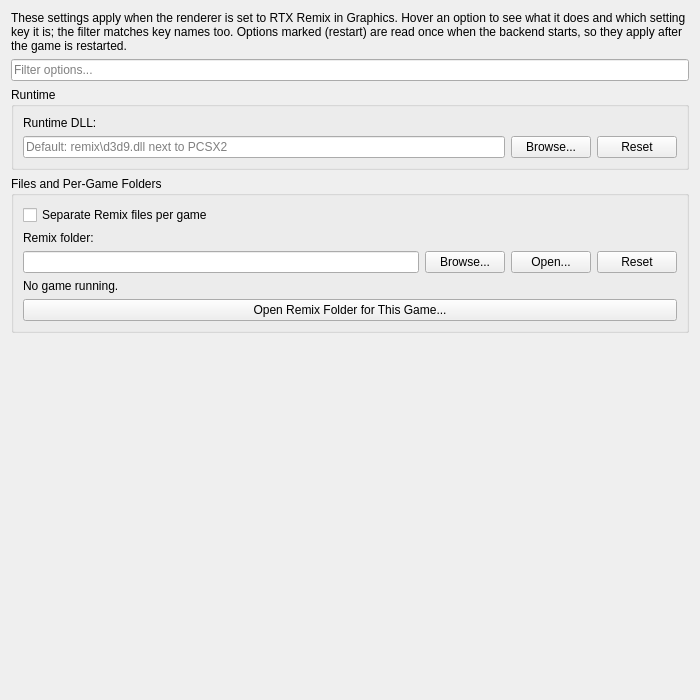
<?xml version="1.0" encoding="UTF-8"?>
<ui version="4.0">
 <class>RemixSettingsWidget</class>
 <widget class="QWidget" name="RemixSettingsWidget">
  <property name="geometry">
   <rect>
    <x>0</x>
    <y>0</y>
    <width>700</width>
    <height>700</height>
   </rect>
  </property>
  <layout class="QVBoxLayout" name="verticalLayout">
   <item>
    <widget class="QLabel" name="rendererHint">
     <property name="text">
      <string>These settings apply when the renderer is set to RTX Remix in Graphics. Hover an option to see what it does and which setting key it is; the filter matches key names too. Options marked (restart) are read once when the backend starts, so they apply after the game is restarted.</string>
     </property>
     <property name="wordWrap">
      <bool>true</bool>
     </property>
    </widget>
   </item>
   <item>
    <widget class="QLineEdit" name="filter">
     <property name="placeholderText">
      <string>Filter options...</string>
     </property>
     <property name="clearButtonEnabled">
      <bool>true</bool>
     </property>
    </widget>
   </item>
   <item>
    <widget class="QGroupBox" name="runtimeGroup">
     <property name="title">
      <string>Runtime</string>
     </property>
     <layout class="QGridLayout" name="runtimeLayout">
      <item row="0" column="0" colspan="3">
       <widget class="QLabel" name="runtimeLabel">
        <property name="text">
         <string>Runtime DLL:</string>
        </property>
       </widget>
      </item>
      <item row="1" column="0">
       <widget class="QLineEdit" name="runtimePath">
        <property name="placeholderText">
         <string>Default: remix\d3d9.dll next to PCSX2</string>
        </property>
       </widget>
      </item>
      <item row="1" column="1">
       <widget class="QPushButton" name="runtimeBrowse">
        <property name="text">
         <string>Browse...</string>
        </property>
       </widget>
      </item>
      <item row="1" column="2">
       <widget class="QPushButton" name="runtimeReset">
        <property name="text">
         <string>Reset</string>
        </property>
       </widget>
      </item>
     </layout>
    </widget>
   </item>
   <item>
    <widget class="QGroupBox" name="perGameGroup">
     <property name="title">
      <string>Files and Per-Game Folders</string>
     </property>
     <layout class="QGridLayout" name="perGameLayout">
      <item row="0" column="0" colspan="4">
       <widget class="QCheckBox" name="perGameFiles">
        <property name="text">
         <string>Separate Remix files per game</string>
        </property>
       </widget>
      </item>
      <item row="1" column="0" colspan="4">
       <widget class="QLabel" name="remixFolderLabel">
        <property name="text">
         <string>Remix folder:</string>
        </property>
       </widget>
      </item>
      <item row="2" column="0">
       <widget class="QLineEdit" name="remixFolder"/>
      </item>
      <item row="2" column="1">
       <widget class="QPushButton" name="remixFolderBrowse">
        <property name="text">
         <string>Browse...</string>
        </property>
       </widget>
      </item>
      <item row="2" column="2">
       <widget class="QPushButton" name="remixFolderOpen">
        <property name="text">
         <string>Open...</string>
        </property>
       </widget>
      </item>
      <item row="2" column="3">
       <widget class="QPushButton" name="remixFolderReset">
        <property name="text">
         <string>Reset</string>
        </property>
       </widget>
      </item>
      <item row="3" column="0" colspan="4">
       <widget class="QLabel" name="currentGameLabel">
        <property name="text">
         <string>No game running.</string>
        </property>
        <property name="wordWrap">
         <bool>true</bool>
        </property>
       </widget>
      </item>
      <item row="4" column="0" colspan="4">
       <widget class="QPushButton" name="openGameFolder">
        <property name="text">
         <string>Open Remix Folder for This Game...</string>
        </property>
       </widget>
      </item>
     </layout>
    </widget>
   </item>
   <item>
    <widget class="QWidget" name="knobContainer" native="true">
     <layout class="QVBoxLayout" name="knobLayout">
      <property name="leftMargin">
       <number>0</number>
      </property>
      <property name="topMargin">
       <number>0</number>
      </property>
      <property name="rightMargin">
       <number>0</number>
      </property>
      <property name="bottomMargin">
       <number>0</number>
      </property>
     </layout>
    </widget>
   </item>
   <item>
    <spacer name="verticalSpacer">
     <property name="orientation">
      <enum>Qt::Vertical</enum>
     </property>
     <property name="sizeHint" stdset="0">
      <size>
       <width>20</width>
       <height>40</height>
      </size>
     </property>
    </spacer>
   </item>
  </layout>
 </widget>
 <resources/>
 <connections/>
</ui>
